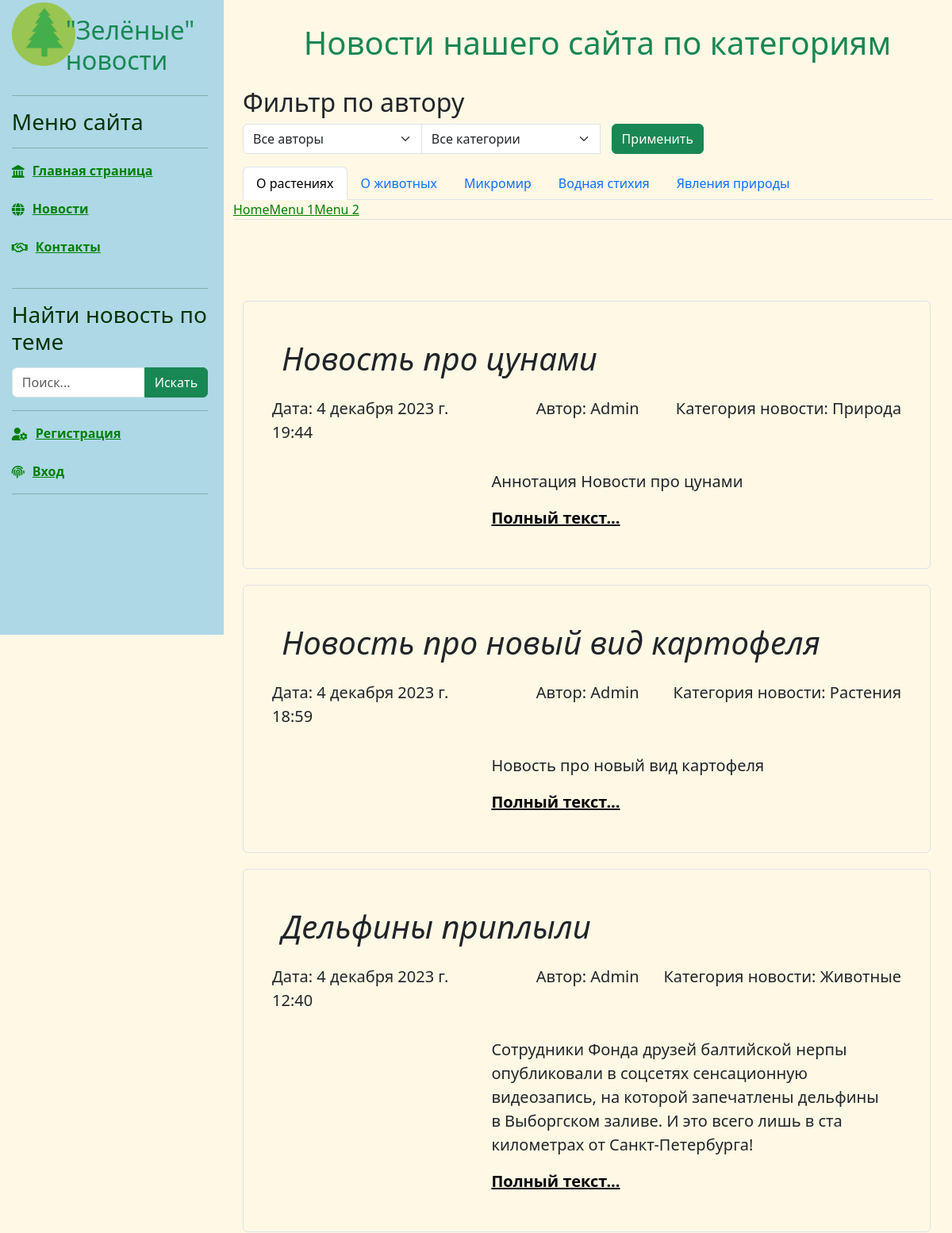
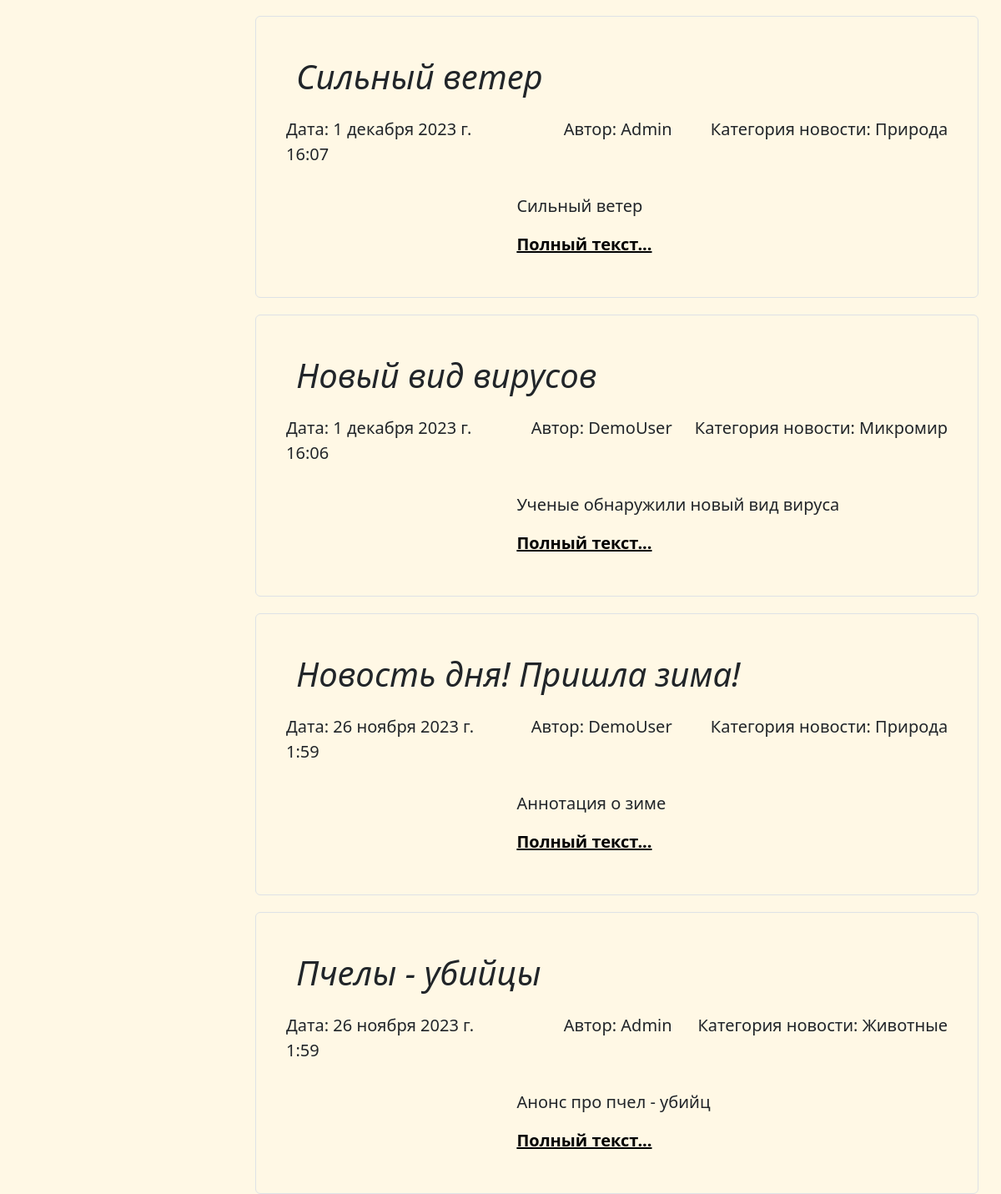
/news/news2/, run on an earlier commit of the app's database (2 pictures, top to bottom).
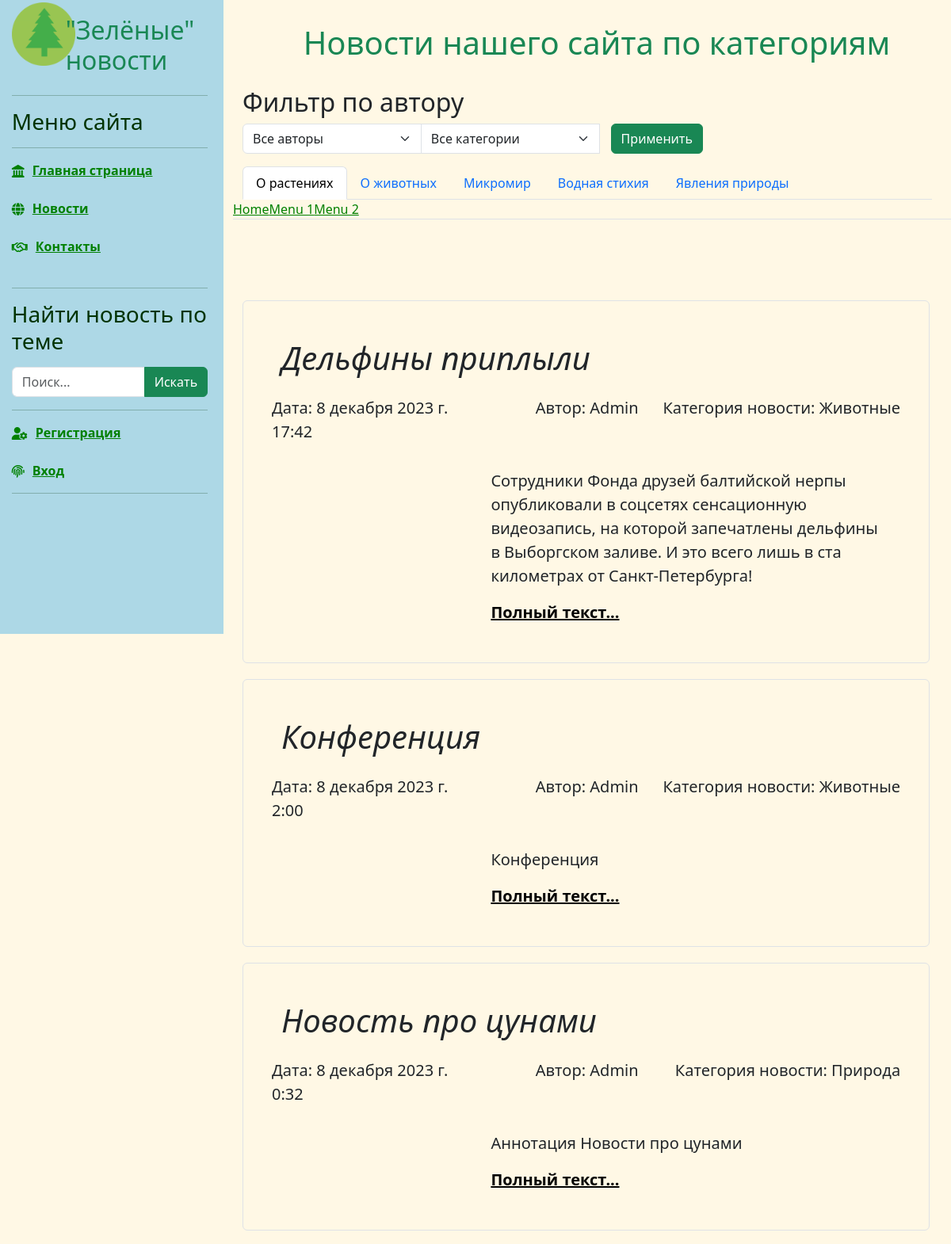
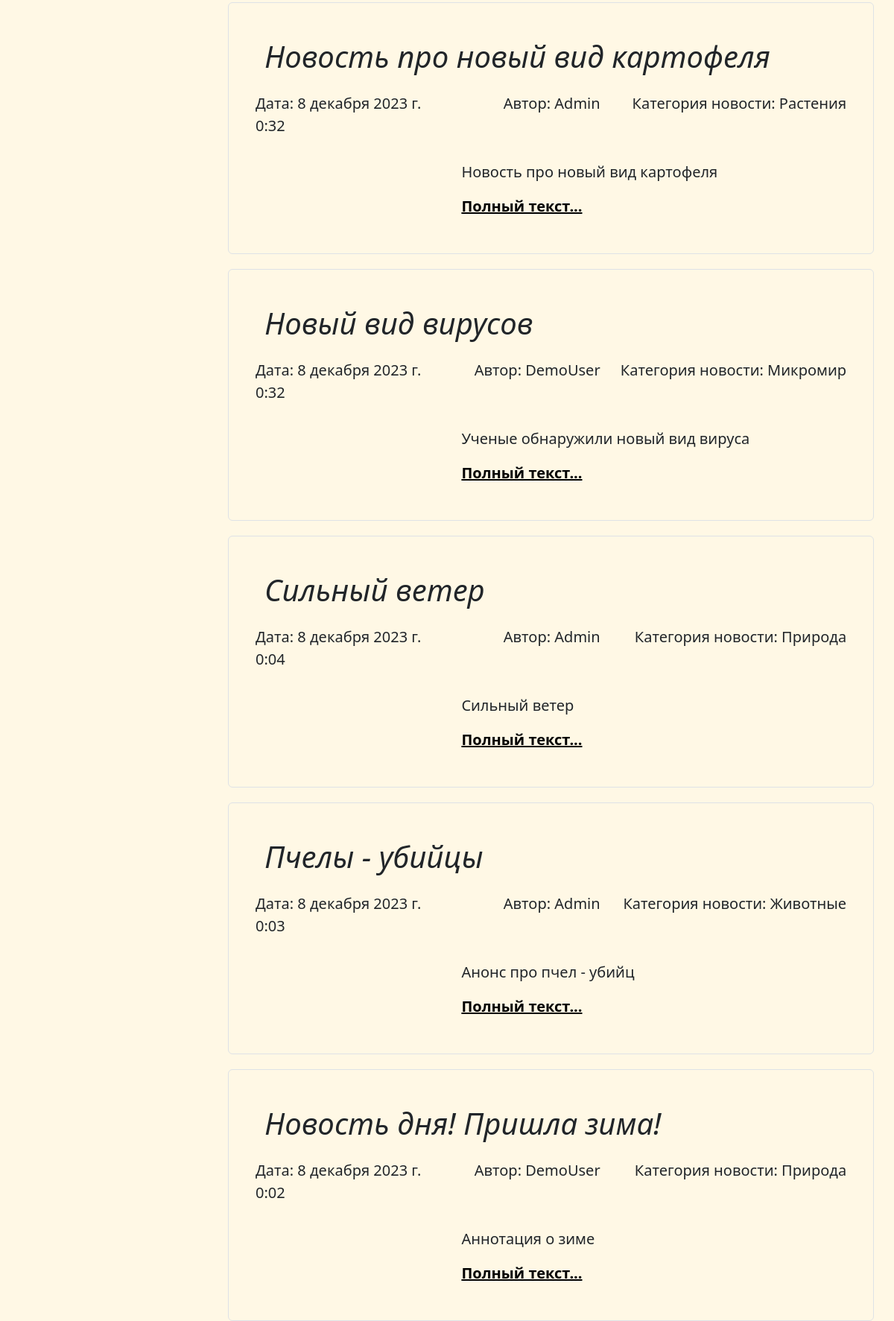
And on a later commit of the database (2 pictures, top to bottom).
### news/models.py (models this page shows, shortened)
class Article(models.Model):
    categories = (('A', 'Животные'),
                  ('P', 'Растения'),
                  ('M', 'Микромир'),
                  ('W', 'Вода'),
                  ('N', 'Природа'))
    author = models.ForeignKey(User, on_delete=models.SET_NULL, null=True)
    title = models.CharField('Название', max_length=50, default='') #указывать длину обязательно#
    anouncement = models.TextField('Аннотация', max_length=250) #можно не указывать длину#
    text = models.TextField('Текст новости')
    date = models.DateTimeField('Дата публикации', auto_now=True) # auto_now=True - автоизменение новости auto_create=True - автосоздание новости#
    category = models.CharField(choices=categories, max_length=20, verbose_name='Категории')
    tags = models.ManyToManyField(to=Tag, blank=True)
    status = models.BooleanField(default=True)
    objects = models.Manager()
    published = PublishedToday()
    def get_absolute_url(self):
        return f'/news/{self.id}' # еще допускается ключ pk#
    class Meta:
        ordering = ['date','title']
        verbose_name ='Новость'
        verbose_name_plural ='Новости'

### news/views.py (the view)
# urls.py: path('news2/', views.news2),
def news2(request):
    user_list = User.objects.all() #Список всех юзеров#
    category_list = Article.categories
    if request.method == "POST":
        selected_a = int(request.POST.get('author_filter'))
        selected_c = int(request.POST.get('category_filter'))
        if selected_a == 0:
            articles = Article.objects.all().order_by('-date')
        else:
            articles = Article.objects.filter(author=selected_a).order_by('-date')
        if selected_c != 0:
            articles = articles.filter(category__icontains=category_list[selected_c - 1][0])
    else:
        selected_a = 0
        selected_c = 0
        articles = Article.objects.all().order_by('-date')
    context = {'articles': articles, 'author_list': user_list,  'selected_a': selected_a, 'categories': category_list, 'selected_c': selected_c}
    return render(request, 'news/news2.html', context)

### news/templates/news/news2.html (shortened to what this page needs)
{% extends 'main/base.html' %}
{% load static %}
{% load bootstrap5 %}
{% block content %}
<div class="row">
    <div class="text-center" style="margin-top:30px;">
        <h1 class="text-success">Новости нашего сайта по категориям</h1><br/>
    </div>
    <div class="content_center">
        <h2>Фильтр по автору</h2>
        <div class="form-group col-8">
            <form method="post">
                <div class="input-group">
                    <select class="form-select" name="author_filter" style="widht:40%">
                        <option value="0">Все авторы</option>
                    </select>
                    <select class="form-select" name="category_filter" style="widht:40%">
                        <option value="0">Все категории</option>
                    </select>
                    <span class="input-group-btn">
                        <input type="submit" class="btn btn-success" value="Применить" style="margin: 0 15px">
                    </span>
                </div>
            </form>
        </div>
    </div>
    <br/>
    <div class="row px-4">
            <ul class="nav nav-tabs">
                <li class="nav-item">
                    <a class="nav-link active color:green" data-toggle="tab" href="#">О растениях</a>
                </li>
                <li class="nav-item">
                    <a class="nav-link" data-toggle="tab" href="#">О животных</a>
                </li>
                <li class="nav-item">
                    <a class="nav-link" data-toggle="tab" href="#">Микромир</a>
                </li>
                <li class="nav-item">
                    <a class="nav-link" data-toggle="tab" href="#">Водная стихия</a>
                </li>
                <li class="nav-item">
                    <a class="nav-link" data-toggle="tab" href="#">Явления природы</a>
                </li>
            </ul>
    </div>
     <ul class="nav nav-tabs">
  <li class="active"><a data-toggle="tab" href="#home">Home</a></li>
  <li><a data-toggle="tab" href="#menu1">Menu 1</a></li>
  <li><a data-toggle="tab" href="#menu2">Menu 2</a></li>
</ul>
<div class="tab-content">
</div>
</div>
    {% for article in articles %}
                    <div class="single_news">
                        <div class="p-4 p-md-5 border rounded" >
                            <h1 class="display-6 fst-italic"> {{ article.title }}</h1>
                                    <div class="row">
                                        <div class="col-md-4 lead px-0 my-3">Дата: {{ article.date }}</div>
                                        <div class="col-md-3 lead px-0 my-3 text-end">Автор: {{ article.author }} </div>
                                        <div class="col-md-5 lead px-0 my-3 text-end">Категория новости: {{ article.get_category_display }} </div>
                                    </div>
                            <div class="row">
                                <div class="col-4 ">
                                </div>
                                <div class="col-8 ">
                                  <p class="lead my-3">{{ article.anouncement }}</p>
                                  <p class="lead mb-0"><a href="{{ article.get_absolute_url }}" class="text-black fw-bold">Полный текст...</a></p>
                                </div>
                            </div>
                        </div>
                    </div>
    {% endfor %}
{% endblock %}

### main/templates/main/base.html (shortened to what this page needs)
{% load static %}
{% load bootstrap5 %}
{% bootstrap_css %}
<head>
    <link rel="stylesheet" href="{% static 'main/css/style.css' %}">
</head>
<body class="bg-warning bg-opacity-10">
    <div class="row">
        <div class="col-3">
            <div class="sticky-top">
              {% block sidebar %}  {% include 'main/sidebar.html' %} {% endblock %}
            </div>
        </div>
        <div class="col-9">
            {% block content %}
            {% endblock %}
        </div>
    </div>
</body>

### main/templates/main/sidebar.html (shortened to what this page needs)
{% load static %}
{% load bootstrap5 %}
{% bootstrap_css %}
<link rel="stylesheet" href="{% static 'main/css/style.css' %}">
<link rel="stylesheet" href="https://ajax.googleapis.com/ajax/libs/jqueryui/1.11.4/themes/smoothness/jquery-ui.css">
<aside>
    <div class="container-fluid">
                <div class="row">
                    <div class="col-2 col-sm-2 col-md-3 col-ld-3">
                        <img src="{% static 'main/img/icon1.png' %}" alt="Иконка" style="widht:auto; height:80px">
                    </div>
                    <div class="col-10 col-sm-10 col-md-9 col-ld-9">
                        <h2 class="text-success mt-3 d-none d-xl-block responsive-title">"Зелёные" новости</h2>
                    </div>
                </div>
                <hr>
                <div>
                    <h3> Меню сайта</h3>
                </div>
                <hr>
                <ul class="nav nav-pills flex-column mb-auto" >
                    <li class="nav-item fw-bold ">
                        <a href="{% url 'home' %}" {% if request.resolver_match.view_name == "home" %} class="link-active" aria-current="page" {% endif %}>
                        <i class="fa-solid fa-landmark menu-icon"></i>
                        <div class="d-none d-lg-block">Главная страница</div>
                        </a>
                    </li>
                    <br/>
                    <li class="nav-item fw-bold">
                        <a href="{% url 'news_index' %}" {% if request.resolver_match.view_name == "news_index" %} class="link-active" aria-current="page" {% endif %}>
                            <i class="fa-solid fa-globe menu-icon"></i>
                            <div class="d-none d-lg-block"> Новости</div>
                        </a>
                    </li>
                    <br/>
                    <li class="nav-item fw-bold">
                        <a href="{% url 'about' %}" {% if request.resolver_match.view_name == "about" %} class="link-active" aria-current="page" {% endif %}>
                            <i class="fa-regular fa-handshake menu-icon"></i>
                            <div class="d-none d-lg-block"> Контакты</div>
                        </a>
                    </li>
                    <br/>
                </ul>
                <hr>
                <div>
                    <h3 class="d-none d-xl-block"> Найти новость по теме</h3>
                </div>
                <div class="input-group col-md-6 col-12 mx-md-auto mx-3 mt-3 mb-1 text-start">
                    <input id="search_input" type="text" class="form-control" placeholder="Поиск..." aria-label="Поиск..." aria-describedby="button-search">
                    <button class="btn btn-success" type="button" id="button-search">Искать</button>
                </div>
                <hr>
             {% if request.user.id %}
                 <div class="dropdown " >
                    <button class="btn btn-success text-start col-12 dropdown-toggle dropdown-menu-right" type="button" id="dropdownMenuButton1"
                            data-bs-toggle="dropdown" aria-expanded="false">
                        <img src="{{ request.user.account.account_image.url }}" alt="" width="40" height="40" class="rounded-circle me-2 menu-icon" style="padding: 0 0 0 0">
                        <div class="d-none d-lg-block responsive-title "> {{ request.user.username }}</div>
                    </button>
                    <ul class="dropdown-menu col-12" aria-labelledby="dropdownMenuButton1">
                        <li><a class="dropdown-item" href="{% url 'profile' %}"><i class="fa-solid fa-user-secret menu-icon"></i><div class="d-none d-lg-block"> Мой аккаунт</div></a></li>
                        <li>
                            <hr class="dropdown-divider">
                        </li>
                        <li><a class="dropdown-item" href="{% url 'logout' %}"> Выход</a></li>
                    </ul>
                </div>
            {% else %}
                <ul class="nav nav-pills flex-column mb-auto" >
                    <li class="nav-item fw-bold">
                        <a href="{% url 'registration' %}" {% if request.resolver_match.view_name  == 'registration' %} class="link-active" aria-current="page" {% endif %}>
                            <i class="fa-solid fa-user-gear menu-icon"> </i>
                            <div class="d-none d-lg-block"> Регистрация</div>
                        </a>
                    </li>
                     <br/>
                    <li class="nav-item fw-bold">
                        <a href="{% url 'login' %}" {% if request.resolver_match.view_name  == 'login' %} class="link-active" aria-current="page" {% endif %}>
                            <i class="fa-solid fa-fingerprint menu-icon"> </i>
                            <div class="d-none d-lg-block"> Вход </div>
                        </a>
                    </li>
                </ul>
                <hr>
               {% endif %}
    </div>
</aside>

### main/static/main/css/style.css (style rules this page uses)
body { background-color: #FFFFFF; }
aside { float: left; background: #add8e6; width: 100%; padding: 1%; height: 100vh; color: 003300; border-right: 5px solid #add8e6; }
a { text-decoration:underline; color:green; }
body .single_news { margin-top:20px; float: left; width: 97%; }
@media (max-width: 1679.98px) { .responsive-title { white-space: normal; } }
.d-lg-block { white-space: nowrap; }
.menu-icon { float: inline-start; padding: 5px 10px 0 0; }

What changed in the data, as far as the page shows it:
changed Article "Дельфины приплыли": date "4 декабря 2023 г. 12:40" → "8 декабря 2023 г. 17:42"; moves up the list
added Article: title "Конференция", date "8 декабря 2023 г. 2:00", author "Admin", category "Животные", anouncement "Конференция"
changed Article "Новость про цунами": date "4 декабря 2023 г. 19:44" → "8 декабря 2023 г. 0:32"
changed Article "Новость про новый вид картофеля": date "4 декабря 2023 г. 18:59" → "8 декабря 2023 г. 0:32"
changed Article "Новый вид вирусов": date "1 декабря 2023 г. 16:06" → "8 декабря 2023 г. 0:32"; moves up the list
changed Article "Сильный ветер": date "1 декабря 2023 г. 16:07" → "8 декабря 2023 г. 0:04"
changed Article "Пчелы - убийцы": date "26 ноября 2023 г. 1:59" → "8 декабря 2023 г. 0:03"; moves up the list
changed Article "Новость дня! Пришла зима!": date "26 ноября 2023 г. 1:59" → "8 декабря 2023 г. 0:02"
